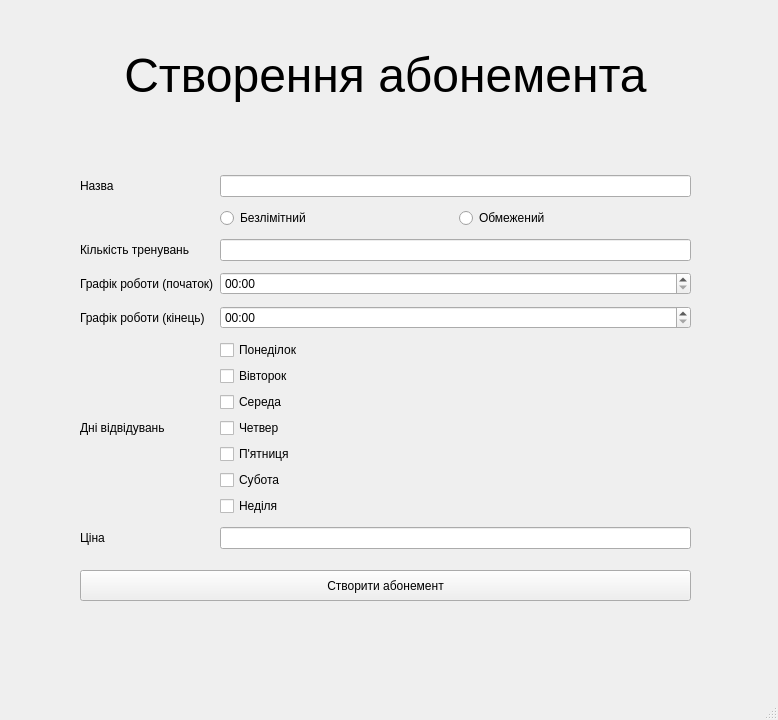
<?xml version="1.0" encoding="UTF-8"?>
<ui version="4.0">
 <class>CreateSubscriptionWindow</class>
 <widget class="QMainWindow" name="CreateSubscriptionWindow">
  <property name="geometry">
   <rect>
    <x>0</x>
    <y>0</y>
    <width>778</width>
    <height>720</height>
   </rect>
  </property>
  <property name="windowTitle">
   <string>MainWindow</string>
  </property>
  <widget class="QWidget" name="centralwidget">
   <widget class="QLabel" name="label">
    <property name="geometry">
     <rect>
      <x>80</x>
      <y>0</y>
      <width>611</width>
      <height>151</height>
     </rect>
    </property>
    <property name="text">
     <string>&lt;html&gt;&lt;head/&gt;&lt;body&gt;&lt;p align=&quot;center&quot;&gt;&lt;span style=&quot; font-size:36pt;&quot;&gt;Створення абонемента&lt;/span&gt;&lt;/p&gt;&lt;/body&gt;&lt;/html&gt;</string>
    </property>
   </widget>
   <widget class="QPushButton" name="createSubscriptionPushButton">
    <property name="geometry">
     <rect>
      <x>80</x>
      <y>570</y>
      <width>611</width>
      <height>31</height>
     </rect>
    </property>
    <property name="text">
     <string>Створити абонемент</string>
    </property>
   </widget>
   <widget class="QWidget" name="layoutWidget">
    <property name="geometry">
     <rect>
      <x>80</x>
      <y>170</y>
      <width>611</width>
      <height>391</height>
     </rect>
    </property>
    <layout class="QGridLayout" name="gridLayout">
     <item row="5" column="0">
      <widget class="QLabel" name="days">
       <property name="text">
        <string>Дні відвідувань</string>
       </property>
      </widget>
     </item>
     <item row="4" column="0">
      <widget class="QLabel" name="label_3">
       <property name="text">
        <string>Графік роботи (кінець)</string>
       </property>
      </widget>
     </item>
     <item row="3" column="0">
      <widget class="QLabel" name="label_2">
       <property name="text">
        <string>Графік роботи (початок)</string>
       </property>
      </widget>
     </item>
     <item row="5" column="2">
      <layout class="QVBoxLayout" name="verticalLayout">
       <item>
        <widget class="QCheckBox" name="checkBox_1">
         <property name="text">
          <string>Понеділок</string>
         </property>
        </widget>
       </item>
       <item>
        <widget class="QCheckBox" name="checkBox_2">
         <property name="text">
          <string>Вівторок</string>
         </property>
        </widget>
       </item>
       <item>
        <widget class="QCheckBox" name="checkBox_3">
         <property name="text">
          <string>Середа</string>
         </property>
        </widget>
       </item>
       <item>
        <widget class="QCheckBox" name="checkBox_4">
         <property name="text">
          <string>Четвер</string>
         </property>
        </widget>
       </item>
       <item>
        <widget class="QCheckBox" name="checkBox_5">
         <property name="text">
          <string>П'ятниця</string>
         </property>
        </widget>
       </item>
       <item>
        <widget class="QCheckBox" name="checkBox_6">
         <property name="text">
          <string>Субота</string>
         </property>
        </widget>
       </item>
       <item>
        <widget class="QCheckBox" name="checkBox_7">
         <property name="text">
          <string>Неділя</string>
         </property>
        </widget>
       </item>
      </layout>
     </item>
     <item row="8" column="2">
      <widget class="QLineEdit" name="priceLineEdit"/>
     </item>
     <item row="2" column="2">
      <widget class="QLineEdit" name="trainingAmountLineEdit"/>
     </item>
     <item row="8" column="0">
      <widget class="QLabel" name="price">
       <property name="text">
        <string>Ціна</string>
       </property>
      </widget>
     </item>
     <item row="0" column="0">
      <widget class="QLabel" name="title">
       <property name="text">
        <string>Назва</string>
       </property>
      </widget>
     </item>
     <item row="0" column="2">
      <widget class="QLineEdit" name="titleLineEdit"/>
     </item>
     <item row="3" column="2">
      <widget class="QTimeEdit" name="timeEdit">
       <property name="displayFormat">
        <string>HH:mm</string>
       </property>
      </widget>
     </item>
     <item row="2" column="0">
      <widget class="QLabel" name="trainingAmount">
       <property name="text">
        <string>Кількість тренувань</string>
       </property>
      </widget>
     </item>
     <item row="4" column="2">
      <widget class="QTimeEdit" name="timeEdit_2">
       <property name="displayFormat">
        <string>HH:mm</string>
       </property>
      </widget>
     </item>
     <item row="1" column="2">
      <layout class="QHBoxLayout" name="horizontalLayout">
       <item>
        <widget class="QRadioButton" name="unlimitedRadioButton">
         <property name="text">
          <string>Безлімітний</string>
         </property>
        </widget>
       </item>
       <item>
        <widget class="QRadioButton" name="limitedRadioButton">
         <property name="text">
          <string>Обмежений</string>
         </property>
        </widget>
       </item>
      </layout>
     </item>
    </layout>
   </widget>
  </widget>
  <widget class="QMenuBar" name="menubar">
   <property name="geometry">
    <rect>
     <x>0</x>
     <y>0</y>
     <width>778</width>
     <height>21</height>
    </rect>
   </property>
  </widget>
  <widget class="QStatusBar" name="statusbar"/>
 </widget>
 <resources/>
 <connections/>
</ui>
